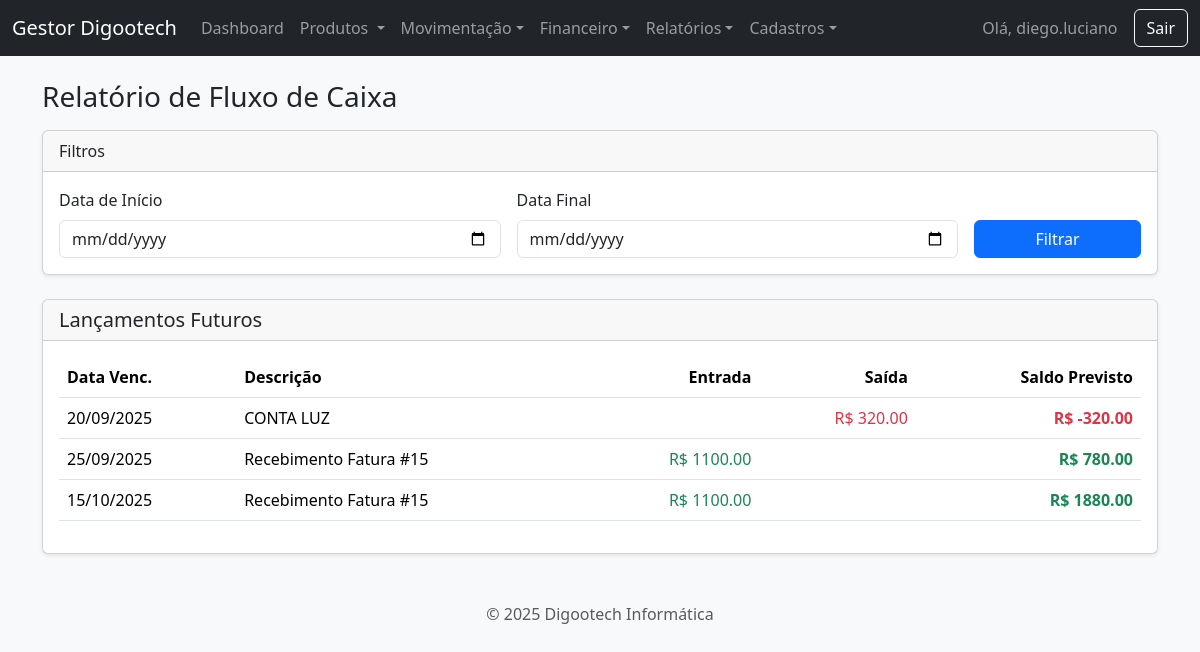
The page /relatorio/fluxo-caixa (signed in) on the database its author committed.
### app.py (models this page shows, shortened)
class User(UserMixin, db.Model):
    id = db.Column(db.Integer, primary_key=True)
    username = db.Column(db.String(80), unique=True, nullable=False)
    password_hash = db.Column(db.String(200), nullable=False)

class ContaPagar(db.Model):
    id = db.Column(db.Integer, primary_key=True)
    descricao = db.Column(db.String(200), nullable=False)
    fornecedor_id = db.Column(db.Integer, db.ForeignKey('fornecedor.id'), nullable=True)
    valor = db.Column(db.Float, nullable=False)
    data_emissao = db.Column(db.Date, nullable=False, default=datetime.date.today)
    data_vencimento = db.Column(db.Date, nullable=False)
    status = db.Column(db.String(20), default='Pendente')
    fornecedor = db.relationship('Fornecedor')

class Pagamento(db.Model):
    id = db.Column(db.Integer, primary_key=True)
    faturamento_id = db.Column(db.Integer, db.ForeignKey('faturamento.id'), nullable=False)
    tipo_pagamento = db.Column(db.String(20), nullable=False)
    valor = db.Column(db.Float, nullable=False)
    data_vencimento = db.Column(db.Date, nullable=False)
    chave_pix = db.Column(db.String(100), nullable=True)
    numero_parcelas = db.Column(db.Integer, default=1)
    status = db.Column(db.String(20), default='Pendente')

### app.py (the view)
@app.route('/relatorio/fluxo-caixa')
@login_required
def relatorio_fluxo_caixa():
    data_inicio_str, data_fim_str = request.args.get('data_inicio'), request.args.get('data_fim')
    data_inicio = datetime.datetime.strptime(data_inicio_str, '%Y-%m-%d').date() if data_inicio_str else None
    data_fim = datetime.datetime.strptime(data_fim_str, '%Y-%m-%d').date() if data_fim_str else None
    query_receber = Pagamento.query.filter(Pagamento.status == 'Pendente')
    if data_inicio: query_receber = query_receber.filter(Pagamento.data_vencimento >= data_inicio)
    if data_fim: query_receber = query_receber.filter(Pagamento.data_vencimento <= data_fim)
    contas_a_receber = query_receber.all()
    query_pagar = ContaPagar.query.filter(ContaPagar.status == 'Pendente')
    if data_inicio: query_pagar = query_pagar.filter(ContaPagar.data_vencimento >= data_inicio)
    if data_fim: query_pagar = query_pagar.filter(ContaPagar.data_vencimento <= data_fim)
    contas_a_pagar = query_pagar.all()
    lancamentos = []
    for conta in contas_a_receber:
        lancamentos.append({'data': conta.data_vencimento, 'descricao': f"Recebimento Fatura #{conta.faturamento.id}", 'entrada': conta.valor, 'saida': 0})
    for conta in contas_a_pagar:
        lancamentos.append({'data': conta.data_vencimento, 'descricao': conta.descricao, 'entrada': 0, 'saida': conta.valor})
    lancamentos.sort(key=lambda x: x['data'])
    saldo = 0
    for lancamento in lancamentos:
        saldo += lancamento['entrada'] - lancamento['saida']
        lancamento['saldo'] = saldo
    return render_template('fluxo_caixa.html', lancamentos=lancamentos, data_inicio=data_inicio_str, data_fim=data_fim_str)

### app.py (called while the page is built)
@login_manager.user_loader
def load_user(user_id):
    return db.session.get(User, int(user_id))

### templates/fluxo_caixa.html
{% extends 'base.html' %}
{% block content %}
<h1 class="h3 mb-3">Relatório de Fluxo de Caixa</h1>
<div class="card shadow-sm mb-4">
    <div class="card-header">Filtros</div>
    <div class="card-body">
        <form method="GET" action="{{ url_for('relatorio_fluxo_caixa') }}">
            <div class="row align-items-end g-3">
                <div class="col-md-5">
                    <label for="data_inicio" class="form-label">Data de Início</label>
                    <input type="date" class="form-control" id="data_inicio" name="data_inicio" value="{{ data_inicio or '' }}">
                </div>
                <div class="col-md-5">
                    <label for="data_fim" class="form-label">Data Final</label>
                    <input type="date" class="form-control" id="data_fim" name="data_fim" value="{{ data_fim or '' }}">
                </div>
                <div class="col-md-2">
                    <button type="submit" class="btn btn-primary w-100">Filtrar</button>
                </div>
            </div>
        </form>
    </div>
</div>
<div class="card shadow-sm">
    <div class="card-header">
        <h2 class="h5 mb-0">Lançamentos Futuros</h2>
    </div>
    <div class="card-body">
        <table class="table table-hover">
            <thead>
                <tr>
                    <th scope="col">Data Venc.</th>
                    <th scope="col">Descrição</th>
                    <th scope="col" class="text-end">Entrada</th>
                    <th scope="col" class="text-end">Saída</th>
                    <th scope="col" class="text-end">Saldo Previsto</th>
                </tr>
            </thead>
            <tbody>
                {% for lancamento in lancamentos %}
                <tr>
                    <td>{{ lancamento.data.strftime('%d/%m/%Y') }}</td>
                    <td>{{ lancamento.descricao }}</td>
                    <td class="text-end text-success">
                        {% if lancamento.entrada > 0 %}
                            R$ {{ "%.2f"|format(lancamento.entrada) }}
                        {% endif %}
                    </td>
                    <td class="text-end text-danger">
                        {% if lancamento.saida > 0 %}
                            R$ {{ "%.2f"|format(lancamento.saida) }}
                        {% endif %}
                    </td>
                    <td class="text-end fw-bold {{ 'text-success' if lancamento.saldo >= 0 else 'text-danger' }}">
                        R$ {{ "%.2f"|format(lancamento.saldo) }}
                    </td>
                </tr>
                {% else %}
                <tr>
                    <td colspan="5" class="text-center">Nenhum lançamento pendente encontrado para o período selecionado.</td>
                </tr>
                {% endfor %}
            </tbody>
        </table>
    </div>
</div>
{% endblock %}

### templates/base.html (shortened to what this page needs)
<!DOCTYPE html>
<html lang="pt-br">
<head>
    <link href="{{ url_for('static', filename='css/bootstrap.min.css') }}" rel="stylesheet">
    <link href="https://cdn.jsdelivr.net/npm/select2@4.1.0-rc.0/dist/css/select2.min.css" rel="stylesheet" />
    <link rel="stylesheet" href="https://cdn.jsdelivr.net/npm/select2-bootstrap-5-theme@1.3.0/dist/select2-bootstrap-5-theme.min.css" />
    <link rel="stylesheet" href="{{ url_for('static', filename='style.css') }}">
</head>
<body class="bg-light {{ body_class or '' }}">
    <nav class="navbar navbar-expand-lg navbar-dark bg-dark">
        <div class="container-fluid">
            <a class="navbar-brand" href="{{ url_for('dashboard') }}">Gestor Digootech</a>
            {% if current_user.is_authenticated %}
            <div class="collapse navbar-collapse" id="navbarNav">
                <ul class="navbar-nav me-auto mb-2 mb-lg-0">
                    <li class="nav-item"><a class="nav-link" href="{{ url_for('dashboard') }}">Dashboard</a></li>
                    <li class="nav-item dropdown">
                        <a class="nav-link dropdown-toggle" href="#" role="button" data-bs-toggle="dropdown" aria-expanded="false">
                            Produtos
                        </a>
                    </li>
                    <li class="nav-item dropdown">
                        <a class="nav-link dropdown-toggle" href="#" role="button" data-bs-toggle="dropdown">Movimentação</a>
                    </li>
                     <li class="nav-item dropdown">
                        <a class="nav-link dropdown-toggle" href="#" role="button" data-bs-toggle="dropdown">Financeiro</a>
                    </li>
                    <li class="nav-item dropdown">
                        <a class="nav-link dropdown-toggle" href="#" role="button" data-bs-toggle="dropdown">Relatórios</a>
                    </li>
                    <li class="nav-item dropdown">
                        <a class="nav-link dropdown-toggle" href="#" role="button" data-bs-toggle="dropdown">Cadastros</a>
                    </li>
                </ul>
                <span class="navbar-text me-3">Olá, {{ current_user.username }}</span>
                <a href="{{ url_for('logout') }}" class="btn btn-outline-light">Sair</a>
            </div>
            {% endif %}
        </div>
    </nav>
    <main class="container mt-4">
        {% block content %}{% endblock %}
    </main>
    <footer class="text-center text-muted mt-5 mb-3">
    <p>&copy; 2025 Digootech Informática</p>
    </footer>
</body>
</html>

### rows shown on the page
User: username "diego.luciano"
ContaPagar: data "20/09/2025", descricao "CONTA LUZ", saida "320.00", saldo "-320.00"
Pagamento: data "25/09/2025", descricao "Recebimento Fatura #15", entrada "1100.00", saldo "780.00"
Pagamento: data "15/10/2025", descricao "Recebimento Fatura #15", entrada "1100.00", saldo "1880.00"
